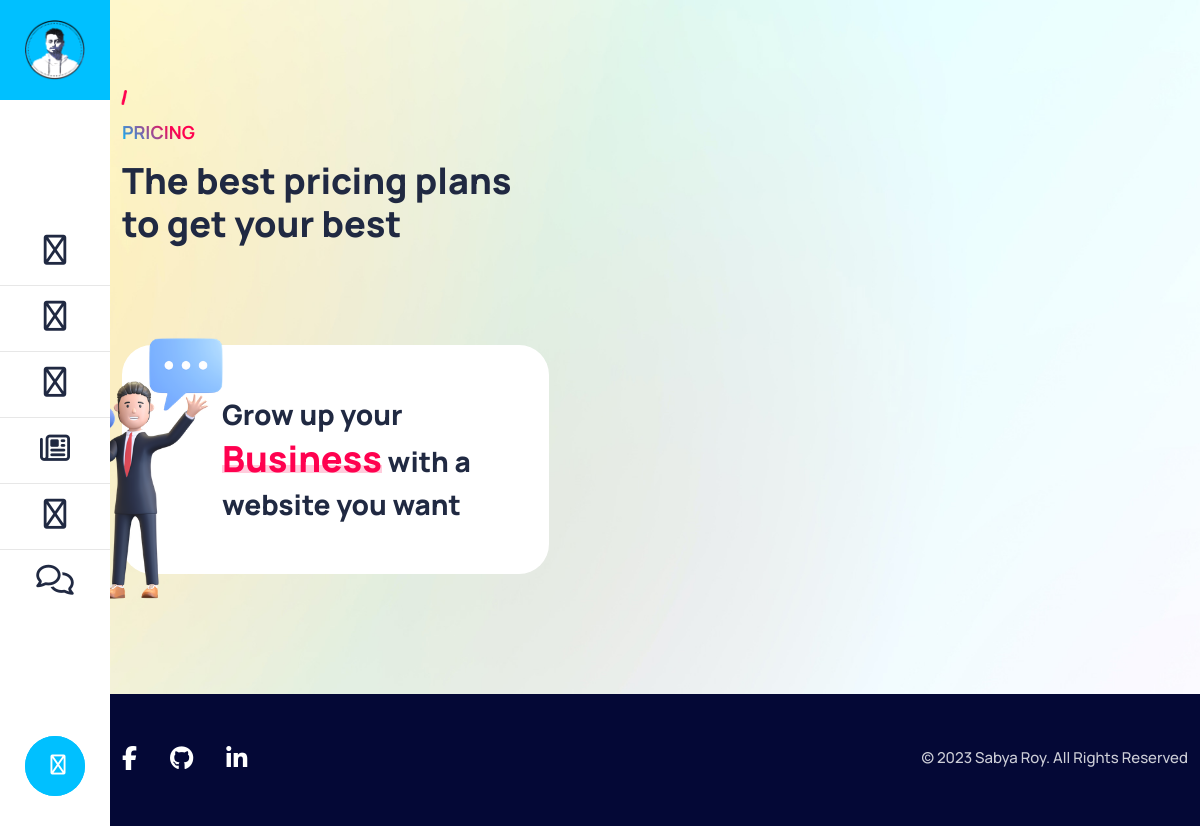
Before: /pricing with the older database file.
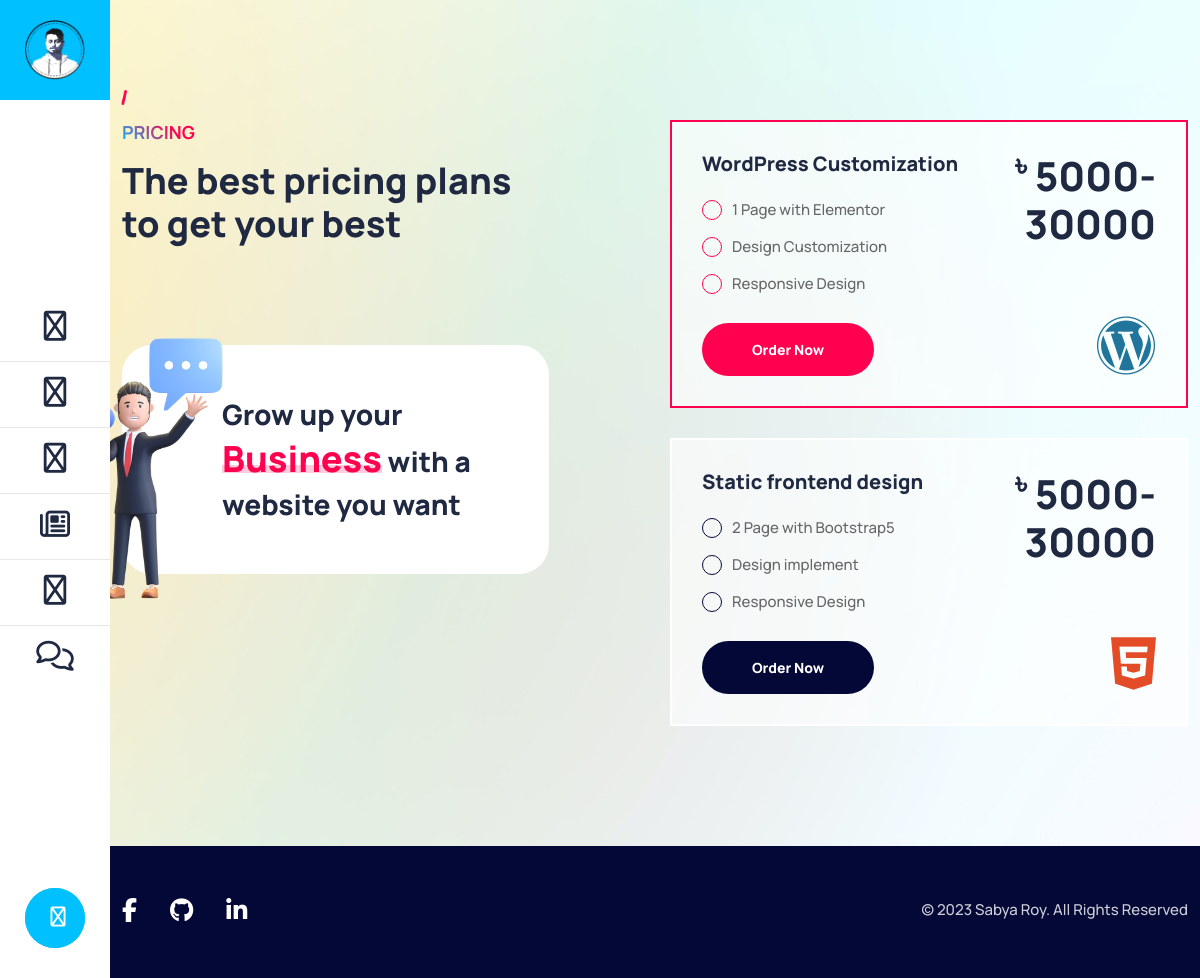
After: the same page with the newer database file.
### app/models.py (models this page shows, shortened)
class Pricing(models.Model):
    title = models.CharField(max_length=255)
    slug = models.SlugField(max_length=255, unique=True)
    price = models.CharField(max_length=100)
    icon = models.CharField(max_length=100)

class Pricing_Options(models.Model):
    pricing = models.ForeignKey(Pricing, on_delete=models.CASCADE)
    option = models.CharField(max_length=255)

### app/views/pricing.py (the view)
# urls.py: path('', home.index, name="index"),
def index(request):
    pricings = Pricing.objects.all()
    context = {
        'pricings': pricings
    }
    return render(request, 'pricing/index.html', context)

### app/templates/pricing/index.html (shortened to what this page needs)
{% extends 'base.html' %}
{% load static %}
{% block content %}
<div id="pricing" class="pricing-area default-padding">
    <div class="container">
        <div class="pricing-box">
            <div class="row">
                <div class="col-lg-5">
                    <div class="heading-left">
                        <div class="left-info">
                            <h5 class="sub-title">Pricing</h5>
                            <h2 class="title">The best pricing plans <br> to get your best</h2>
                            <div class="heading-shape">
                            </div>
                        </div>
                    </div>
                    <div class="save-ammount mt-100 mt-md-50">
                        <h4>Grow up your <strong>Business</strong> with a website you want</h4>
                        <img src="{% static 'assets/img/shape/2.webp'%}" alt="Thumb">
                    </div>
                </div>
                <div class="col-lg-6 offset-lg-1">
                    {% for pricing in pricings %}
                    <div class="pricing-style-one">
                        <div class="conntent" style="flex-basis: 65%;">
                            <h4>{{ pricing.title }}</h4>
                            <ul>
                                {% for option in pricing.pricing_options_set.all %}
                                <li>{{ option.option }}</li>
                                {% endfor %}
                            </ul>
                            <a class="btn mt-25 btn-sm circle {% if forloop.first %}btn-theme {% else %} btn-dark {% endif %}" href="#contact">Order Now</a>
                        </div>
                        <div class="price" style="flex-basis: 35%;">
                            <h2><sup>৳</sup> {{ pricing.price }}</h2>
                            {{ pricing.icon | safe }}
                        </div>
                    </div>
                    {% endfor %}
                </div>
            </div>
        </div>
    </div>
</div>
{% endblock %}

### templates/base.html (shortened to what this page needs)
<!DOCTYPE html>
<html lang="en">
{% load static %}
<head>
    <link href="{% static 'assets/css/bootstrap.min.css' %}" rel="stylesheet" type="text/css">
    <link href="{% static 'assets/css/font-awesome.min.css' %}" rel="stylesheet" type="text/css">
    <link href="{% static 'assets/css/themify-icons.css' %}" rel="stylesheet" type="text/css">
    <link href="{% static 'assets/css/elegant-icons.css' %}" rel="stylesheet" type="text/css">
    <link href="{% static 'assets/css/flaticon-set.css' %}" rel="stylesheet" type="text/css">
    <link href="{% static 'assets/css/magnific-popup.css' %}" rel="stylesheet" type="text/css">
    <link href="{% static 'assets/css/swiper-bundle.min.css' %}" rel="stylesheet" type="text/css">
    <link href="{% static 'assets/css/animate.css' %}" rel="stylesheet" type="text/css">
    <link href="{% static 'assets/css/validnavs.css' %}" rel="stylesheet" type="text/css">
    <link href="{% static 'assets/css/helper.css' %}" rel="stylesheet" type="text/css">
    <link href="{% static 'assets/css/unit-test.css' %}" rel="stylesheet" type="text/css">
    <link href="{% static 'assets/lightbox/css/lightbox.css' %}" rel="stylesheet" type="text/css">
    <link href="{% static 'assets/css/style.css' %}" rel="stylesheet" type="text/css">
</head>
<body class="bg-fixed bg-image">
    <header class="header-fixed">
        <div class="f-flex">
            <div class="logo">
                <a href="#"><img src="{% static 'assets/img/sabya-logo.png' %}" alt="Logo"></a>
            </div>
            <div class="menu">
                <ul class="nav">
                    <li>
                        <a class="smooth-menu" href="{% url 'index' %}">
                            <i class="fas fa-home"></i>
                        </a>
                    </li>
                    <li>
                        <a class="smooth-menu" href="{% url 'service' %}">
                            <i class="fas fa-cog"></i>
                        </a>
                    </li>
                    <li>
                        <a class="smooth-menu" href="{% url 'portfolio' %}">
                            <i class="fas fa-briefcase"></i>
                        </a>
                    </li>
                    <li>
                        <a class="smooth-menu" href="{% url 'blog.index' %}">
                            <i class="far fa-newspaper"></i>
                        </a>
                    </li>
                    <li>
                        <a class="smooth-menu" href="{% url 'pricing' %}">
                            <i class="fas fa-hand-holding-usd"></i>
                        </a>
                    </li>
                    <li>
                        <a class="smooth-menu" href="{% url 'contact' %}">
                            <i class="fas fa-comments"></i>
                        </a>
                    </li>
                </ul>
            </div>
            <div class="video">
                <a href="https://www.youtube.com/watch?v=5qRsGTuy3Rs" class="popup-youtube video-play-button theme">
                    <i class="fas fa-play"></i>
                </a>
            </div>
        </div>
    </header>
    {% block content %}
    {% endblock %}
    <footer class="bg-dark text-light">
        <div class="container">
            <div class="row">
                <div class="col-lg-6">
                    <ul class="footer-social">
                        <li class="facebook">
                            <a href="#">
                                <i class="fab fa-facebook-f"></i>
                            </a>
                        </li>
                        <li class="github">
                            <a href="#">
                                <i class="fab fa-github"></i>
                            </a>
                        </li>
                        <li class="linkedin-in">
                            <a href="#">
                                <i class="fab fa-linkedin-in"></i>
                            </a>
                        </li>
                    </ul>
                </div>
                <div class="col-lg-6 text-end">
                    <p>&copy; 2023 Sabya Roy. All Rights Reserved</p>
                </div>
            </div>
        </div>
    </footer>
</body>
</html>

### static/assets/css/validnavs.css (style rules this page uses)
.nav { padding-left: 0; margin-bottom: 0; list-style: none; display: block; }
.nav>li { position: relative; display: inline-block; }
.nav>li>a { position: relative; display: block; padding: 10px 15px; }
.nav:before, .nav:after, .navbar:before, .navbar:after, .navbar-header:before, .navbar-header:after, .navbar-collapse:before, .navbar-collapse:after { display: table; content: " "; }
.nav:after, .navbar:after, .navbar-header:after, .navbar-collapse:after { clear: both; }
body { -webkit-transition: all 0.3s ease-in-out; -moz-transition: all 0.3s ease-in-out; -o-transition: all 0.3s ease-in-out; -ms-transition: all 0.3s ease-in-out; transition: all 0.3s ease-in-out; }

Changed rows visible on the page:
added Pricing: title "WordPress Customization", price "5000-30000"
added Pricing_Options: option "1 Page with Elementor", shown under "WordPress Customization"
added Pricing_Options: option "Design Customization", shown under "WordPress Customization"
added Pricing_Options: option "Responsive Design", shown under "WordPress Customization"
added Pricing: title "Static frontend design", price "5000-30000"
added Pricing_Options: option "2 Page with Bootstrap5", shown under "Static frontend design"
added Pricing_Options: option "Design implement", shown under "Static frontend design"
added Pricing_Options: option "Responsive Design", shown under "Static frontend design"
